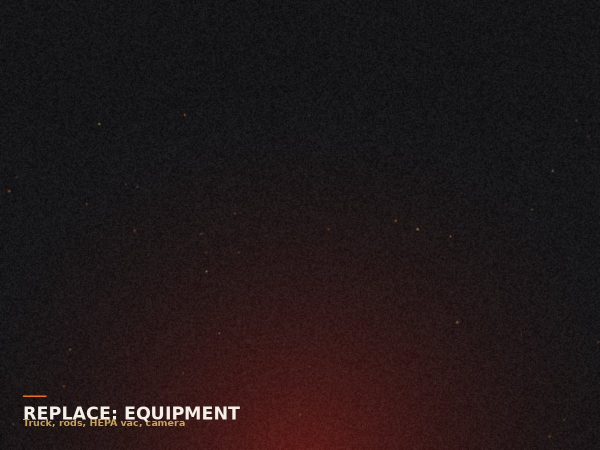
#> input picture assets/img/equipment.jpg, 1200 x 900 px (shown at 1/2 size)
$ python -i make_placeholders.py   (imports and definitions only)
#> lines starting #> are read from the running program, lines starting #| are printed output that depends on the picture
#> further down, picture is the input picture: PIL image 1200x900 RGB; mean R, G, B 32.6, 23.7, 24.7
#!/usr/bin/env python3
"""
Generates on-brand placeholder imagery so the site never looks broken before
Junior's real photographs are dropped in. Every file written here is meant to be
REPLACED — see README.md for the shot list and exact dimensions.

    python3 tools/make_placeholders.py
"""
import math
import pathlib
import random

from PIL import Image, ImageDraw, ImageFilter, ImageFont

OUT = pathlib.Path(__file__).resolve().parent.parent / "assets" / "img"
# [1 line not run here, left out]

SOOT = (11, 11, 13)
CHARCOAL = (26, 26, 32)
EMBER = (255, 106, 26)
EMBER_DEEP = (217, 46, 27)
BONE = (244, 240, 232)
BRASS = (201, 162, 94)


# [47 lines left out: functions font, base, bricks, not called in this run]


def embers(img, count=90, seed=7):
#> called with count = 90, seed = 7
    rnd = random.Random(seed)
    w, h = img.size
#> w = 1200; h = 900
    layer = Image.new("RGBA", (w, h), (0, 0, 0, 0))
#> layer: PIL image 1200x900 RGBA; every value is 0
    d = ImageDraw.Draw(layer)
    for _ in range(count):
        x = rnd.uniform(0, w)
        y = rnd.uniform(h * 0.25, h)
        r = rnd.uniform(1.0, 3.2)
        a = int(rnd.uniform(60, 210) * (1 - (y / h) * 0.35))
        col = EMBER if rnd.random() > 0.4 else (255, 196, 107)
        d.ellipse([x - r, y - r, x + r, y + r], fill=(*col, a))
    layer = layer.filter(ImageFilter.GaussianBlur(1.4))
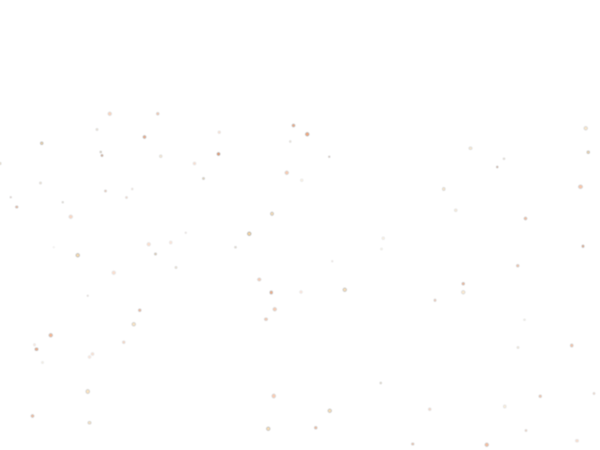
#> layer: PIL image 1200x900 RGBA (shown at 1/2 size); mean R, G, B, A 0.5, 0.3, 0.1, 0.2; transparent parts drawn white
    img.paste(Image.alpha_composite(img.convert("RGBA"), layer).convert("RGB"), (0, 0))
    return img


# [32 lines left out: functions grain, label, make, not called in this run]


SHOTS = [
    # name,                       w,    h,   title,                       subtitle,                                warm, brick, embers, seed
    ("hero-roofline.jpg",        1920, 1280, "REPLACE: HERO",             "Junior on a roofline at golden hour",    0.62, 0.42, 150, 11),
    ("service-sweeping.jpg",     1200,  900, "REPLACE: SWEEPING",         "Rods + HEPA vacuum at the firebox",      0.50, 0.30,  70,  3),
    ("service-relining.jpg",     1200,  900, "REPLACE: RELINING",         "Stainless liner going down the flue",    0.45, 0.26,  60,  5),
    ("service-certification.jpg",1200,  900, "REPLACE: CERTIFICATION",    "Paperwork, camera + inspection report",  0.38, None,  50,  9),
    ("service-dryer-vent.jpg",   1200,  900, "REPLACE: DRYER VENT",       "Vent run being cleared of lint",         0.36, None,  45, 13),
    ("work-crown-before.jpg",    1200,  750, "REPLACE: BEFORE",           "Spalled brick + failed crown",           0.30, 0.14,  30, 17),
    ("work-crown-after.jpg",     1200,  750, "REPLACE: AFTER",            "Same chimney, rebuilt + repointed",      0.58, 0.14,  90, 19),
    ("junior-portrait.jpg",       900, 1200, "REPLACE: PORTRAIT",         "Junior on the roof with his tools",      0.52, None,  70, 23),
    ("equipment.jpg",            1200,  900, "REPLACE: EQUIPMENT",        "Truck, rods, HEPA vac, camera",          0.42, None,  55, 29),
    ("og-default.jpg",           1200,  630, "JUNIOR'S CHIMNEY",          "Bucks County, PA - (215) 526-3574",      0.70, 0.34, 130, 31),
    ("og-services.jpg",          1200,  630, "CHIMNEY SERVICES",          "Sweeping - Relining - Repairs - Masonry",0.66, 0.34, 120, 37),
    ("og-about.jpg",             1200,  630, "30 YEARS ON THE ROOF",      "Junior's Chimney - Croydon, PA",         0.64, 0.34, 120, 41),
    ("og-reviews.jpg",           1200,  630, "WHAT NEIGHBOURS SAY",       "Junior's Chimney - Bucks County",        0.64, 0.34, 120, 43),
    ("og-contact.jpg",           1200,  630, "GET A FREE ESTIMATE",       "(215) 526-3574 - Open 7 days",           0.68, 0.34, 130, 47),
]

# [17 lines not run here, left out]

>>> from PIL import Image
>>> picture = Image.open('../assets/img/equipment.jpg')
>>> result = embers(picture)
